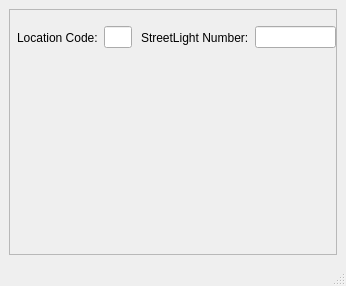
<?xml version="1.0" encoding="UTF-8"?>
<ui version="4.0">
 <class>MainWindow</class>
 <widget class="QMainWindow" name="MainWindow">
  <property name="geometry">
   <rect>
    <x>0</x>
    <y>0</y>
    <width>346</width>
    <height>286</height>
   </rect>
  </property>
  <property name="windowTitle">
   <string>MainWindow</string>
  </property>
  <widget class="QWidget" name="centralwidget">
   <layout class="QGridLayout" name="gridLayout">
    <item row="0" column="0">
     <widget class="QFrame" name="frame">
      <property name="frameShape">
       <enum>QFrame::StyledPanel</enum>
      </property>
      <property name="frameShadow">
       <enum>QFrame::Raised</enum>
      </property>
      <widget class="QWidget" name="horizontalLayoutWidget">
       <property name="geometry">
        <rect>
         <x>132</x>
         <y>14</y>
         <width>195</width>
         <height>29</height>
        </rect>
       </property>
       <layout class="QHBoxLayout" name="horizontalLayout">
        <item>
         <widget class="QLabel" name="label">
          <property name="text">
           <string>StreetLight Number:</string>
          </property>
         </widget>
        </item>
        <item>
         <widget class="QLineEdit" name="lineEdit"/>
        </item>
       </layout>
      </widget>
      <widget class="QWidget" name="horizontalLayoutWidget_2">
       <property name="geometry">
        <rect>
         <x>8</x>
         <y>14</y>
         <width>115</width>
         <height>29</height>
        </rect>
       </property>
       <layout class="QHBoxLayout" name="horizontalLayout_2">
        <item>
         <widget class="QLabel" name="label_2">
          <property name="text">
           <string>Location Code:</string>
          </property>
         </widget>
        </item>
        <item>
         <widget class="QLineEdit" name="lineEdit_2"/>
        </item>
       </layout>
      </widget>
     </widget>
    </item>
   </layout>
  </widget>
  <widget class="QMenuBar" name="menubar">
   <property name="geometry">
    <rect>
     <x>0</x>
     <y>0</y>
     <width>346</width>
     <height>18</height>
    </rect>
   </property>
  </widget>
  <widget class="QStatusBar" name="statusbar"/>
 </widget>
 <resources/>
 <connections/>
</ui>
